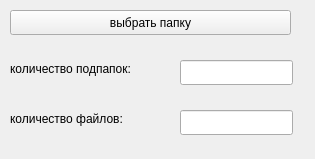
<?xml version="1.0" encoding="UTF-8"?>
<ui version="4.0">
 <class>mainwindow</class>
 <widget class="QWidget" name="mainwindow">
  <property name="geometry">
   <rect>
    <x>0</x>
    <y>0</y>
    <width>315</width>
    <height>159</height>
   </rect>
  </property>
  <property name="windowTitle">
   <string>mainwindow</string>
  </property>
  <widget class="QPushButton" name="pushButton">
   <property name="geometry">
    <rect>
     <x>10</x>
     <y>10</y>
     <width>281</width>
     <height>25</height>
    </rect>
   </property>
   <property name="text">
    <string>выбрать папку</string>
   </property>
  </widget>
  <widget class="QLabel" name="label">
   <property name="geometry">
    <rect>
     <x>10</x>
     <y>60</y>
     <width>171</width>
     <height>17</height>
    </rect>
   </property>
   <property name="text">
    <string>количество подпапок:</string>
   </property>
  </widget>
  <widget class="QLabel" name="label_2">
   <property name="geometry">
    <rect>
     <x>10</x>
     <y>110</y>
     <width>171</width>
     <height>17</height>
    </rect>
   </property>
   <property name="text">
    <string>количество файлов:</string>
   </property>
  </widget>
  <widget class="QLineEdit" name="lineEdit">
   <property name="geometry">
    <rect>
     <x>180</x>
     <y>60</y>
     <width>113</width>
     <height>25</height>
    </rect>
   </property>
   <property name="readOnly">
    <bool>true</bool>
   </property>
  </widget>
  <widget class="QLineEdit" name="lineEdit_2">
   <property name="geometry">
    <rect>
     <x>180</x>
     <y>110</y>
     <width>113</width>
     <height>25</height>
    </rect>
   </property>
   <property name="readOnly">
    <bool>true</bool>
   </property>
  </widget>
 </widget>
 <resources/>
 <connections/>
</ui>
